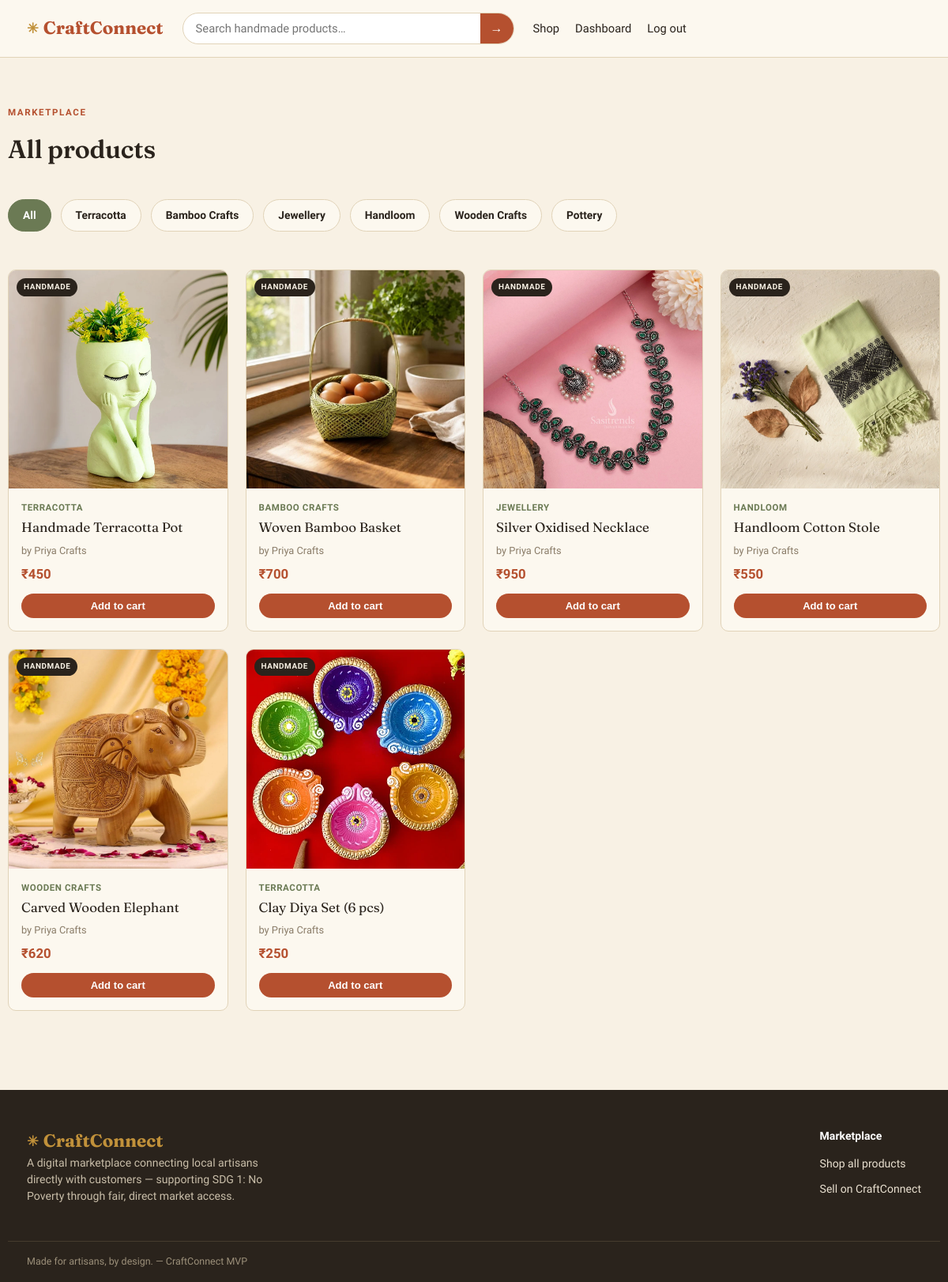
/products (signed in), run on the app's committed database.
### models.py (models this page shows, shortened)
class Category(db.Model):
    __tablename__ = "categories"
    id = db.Column(db.Integer, primary_key=True)
    name = db.Column(db.String(80), unique=True, nullable=False)
    products = db.relationship("Product", backref="category", lazy=True)

class Product(db.Model):
    __tablename__ = "products"
    id = db.Column(db.Integer, primary_key=True)
    artisan_id = db.Column(db.Integer, db.ForeignKey("artisans.id"), nullable=False)
    category_id = db.Column(db.Integer, db.ForeignKey("categories.id"), nullable=True)
    name = db.Column(db.String(160), nullable=False)
    description = db.Column(db.Text, default="")
    price = db.Column(db.Float, nullable=False)
    stock = db.Column(db.Integer, default=0)
    image = db.Column(db.String(255), default="")
    status = db.Column(db.String(20), default="active")  # active / inactive
    created_at = db.Column(db.DateTime, default=datetime.utcnow)
    reviews = db.relationship("Review", backref="product", lazy=True)

class Artisan(db.Model):
    __tablename__ = "artisans"
    id = db.Column(db.Integer, primary_key=True)
    user_id = db.Column(db.Integer, db.ForeignKey("users.id"), nullable=False)
    business_name = db.Column(db.String(160), nullable=False)
    description = db.Column(db.Text, default="")
    location = db.Column(db.String(160), default="")
    profile_image = db.Column(db.String(255), default="")
    verification_status = db.Column(db.String(20), default="pending")  # pending / verified / rejected
    products = db.relationship("Product", backref="artisan", lazy=True)

### app.py (the view)
    @app.route("/products")
    def products():
        q = request.args.get("q", "").strip()
        category_id = request.args.get("category", type=int)
        query = Product.query.filter_by(status="active")
        if q:
            query = query.filter(Product.name.ilike(f"%{q}%"))
        if category_id:
            query = query.filter_by(category_id=category_id)
        items = query.order_by(Product.created_at.desc()).all()
        categories = Category.query.all()
        return render_template("products.html", products=items, categories=categories,
                                q=q, selected_category=category_id)

### templates/products.html (shortened to what this page needs)
{% extends "base.html" %}
{% block content %}
<div class="wrap dash-header">
  <span class="eyebrow">Marketplace</span>
  <h1>{% if q %}Results for "{{ q }}"{% else %}All products{% endif %}</h1>
</div>
<div class="wrap category-strip" style="padding-top:0">
  <div class="chip-row">
    <a href="{{ url_for('products', q=q) }}" class="chip {% if not selected_category %}active{% endif %}">All</a>
    {% for c in categories %}
      <a href="{{ url_for('products', category=c.id, q=q) }}" class="chip {% if selected_category == c.id %}active{% endif %}">{{ c.name }}</a>
    {% endfor %}
  </div>
</div>
<div class="wrap section">
  {% if products %}
  <div class="product-grid">
    {% for p in products %}
      {% include "_product_card.html" %}
    {% endfor %}
  </div>
  {% else %}
  <div class="empty-state">
    <h3>No products found</h3>
    <p>Try a different search term or browse another category.</p>
  </div>
  {% endif %}
</div>
{% endblock %}

### templates/_product_card.html (shortened to what this page needs)
<div class="product-card">
  <a href="{{ url_for('product_detail', product_id=p.id) }}">
    <div class="product-thumb">
      {% if p.image %}
        <img src="{{ url_for('static', filename='uploads/' + p.image) }}" alt="{{ p.name }}">
      {% else %}
        No photo yet
      {% endif %}
      <span class="handmade-badge">Handmade</span>
    </div>
  </a>
  <div class="product-body">
    {% if p.category %}<div class="product-cat">{{ p.category.name }}</div>{% endif %}
    <a href="{{ url_for('product_detail', product_id=p.id) }}"><div class="product-name">{{ p.name }}</div></a>
    <div class="product-artisan">by {{ p.artisan.business_name }}</div>
    <div class="product-price">₹{{ "%.0f"|format(p.price) }}</div>
    <div class="product-actions">
      <form action="{{ url_for('cart_add', product_id=p.id) }}" method="post" style="flex:1">
        <button type="submit" class="btn btn-small btn-block">Add to cart</button>
      </form>
    </div>
  </div>
</div>

### static/css/style.css (style rules this page uses)
:root { --clay: #B5502F; --clay-dark: #8F3E23; --ink: #2A231C; --sand: #F1E6D3; --sand-light: #F8F1E4; --card: #FCF8EF; --olive: #6B7A54; --gold: #C1913A; --line: #E1D3B8; --muted: #8A7C68; --success: #4C6B3F; --error: #A83A2C; --font-display: "Fraunces", Georgia, serif; --font-body: "Work Sans", -apple-system, BlinkMacSystemFont, sans-serif; --radius: 10px; --shadow: 0 8px 24px rgba(42, 35, 28, 0.08); }
* { box-sizing: border-box; }
html { scroll-behavior: smooth; }
body { margin: 0; background: var(--sand-light); color: var(--ink); font-family: var(--font-body); line-height: 1.5; -webkit-font-smoothing: antialiased; }
a { color: inherit; text-decoration: none; }
img { max-width: 100%; display: block; }
.wrap { max-width: 1180px; margin: 0 auto; padding: 0 24px; }
h1, h2, h3, h4 { font-family: var(--font-display); font-weight: 600; color: var(--ink); margin: 0 0 .4em; letter-spacing: -0.01em; }
.btn { display: inline-block; padding: 12px 22px; border-radius: 999px; background: var(--clay); color: #fff !important; font-weight: 600; font-size: .92rem; border: none; cursor: pointer; transition: transform .15s ease, background .15s ease; }
.btn-small { padding: 8px 16px; font-size: .82rem; }
.btn-block { width: 100%; text-align: center; }
.eyebrow { text-transform: uppercase; letter-spacing: .14em; font-size: .72rem; font-weight: 700; color: var(--olive); margin-bottom: 14px; display: inline-block; }
.category-strip { padding: 40px 0 8px; }
.chip-row { display: flex; gap: 12px; flex-wrap: wrap; margin-top: 18px; }
.chip { border: 1px solid var(--line); background: var(--card); padding: 9px 18px; border-radius: 999px; font-size: .86rem; font-weight: 600; color: var(--ink); }
.chip:hover, .chip.active { background: var(--olive); color: #fff; border-color: var(--olive); }
.section { padding: 40px 0; }
.product-grid { display: grid; grid-template-columns: repeat(auto-fill, minmax(230px, 1fr)); gap: 22px; }
.product-card { background: var(--card); border: 1px solid var(--line); border-radius: var(--radius); overflow: hidden; transition: box-shadow .2s ease, transform .2s ease; }
.product-thumb { aspect-ratio: 1 / 1; background: linear-gradient(135deg, var(--sand), var(--card)); display: flex; align-items: center; justify-content: center; color: var(--muted); font-size: .78rem; position: relative; }
.product-thumb img { width: 100%; height: 100%; object-fit: cover; }
.handmade-badge { position: absolute; top: 10px; left: 10px; background: var(--ink); color: var(--sand-light); font-size: .62rem; font-weight: 700; letter-spacing: .06em; text-transform: uppercase; padding: 4px 9px; border-radius: 999px; }
.product-body { padding: 16px; }
.product-cat { font-size: .72rem; color: var(--olive); font-weight: 700; text-transform: uppercase; letter-spacing: .05em; }
.product-name { font-family: var(--font-display); font-size: 1.05rem; margin: 4px 0 6px; }
.product-artisan { font-size: .8rem; color: var(--muted); margin-bottom: 8px; }
.product-price { font-weight: 700; color: var(--clay); font-size: 1.05rem; }
.product-actions { margin-top: 12px; display: flex; gap: 8px; }
.dash-header { padding: 40px 0 8px; }
.dash-header .eyebrow { color: var(--clay); }

### data on the page
Category: name "Terracotta"
Category: name "Bamboo Crafts"
Category: name "Jewellery"
Category: name "Handloom"
Category: name "Wooden Crafts"
Category: name "Pottery"
Product: image (picture), category.name "TERRACOTTA", name "Handmade Terracotta Pot", artisan.business_name "Priya Crafts", price "450"
Product: image (picture), category.name "BAMBOO CRAFTS", name "Woven Bamboo Basket", artisan.business_name "Priya Crafts", price "700"
Product: image (picture), category.name "JEWELLERY", name "Silver Oxidised Necklace", artisan.business_name "Priya Crafts", price "950"
Product: image (picture), category.name "HANDLOOM", name "Handloom Cotton Stole", artisan.business_name "Priya Crafts", price "550"
Product: image (picture), category.name "WOODEN CRAFTS", name "Carved Wooden Elephant", artisan.business_name "Priya Crafts", price "620"
Product: image (picture), category.name "TERRACOTTA", name "Clay Diya Set (6 pcs)", artisan.business_name "Priya Crafts", price "250"
